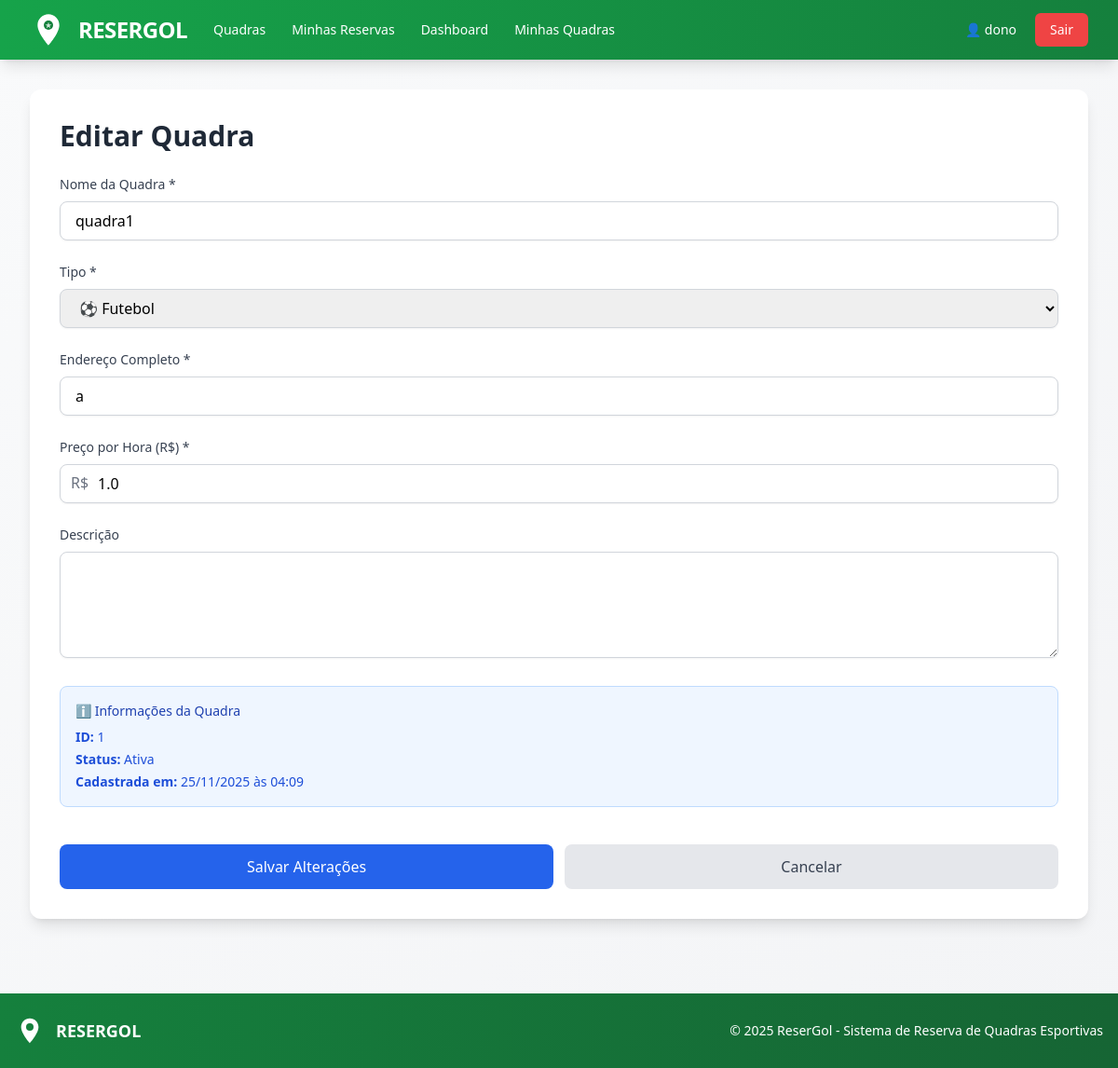
The page /editar-quadra/1 (signed in) on the database its author committed.
### models/usuario_model.py (models this page shows, shortened)
class Usuario(UserMixin, db.Model):
    id = db.Column(db.Integer, primary_key=True)
    nome = db.Column(db.String(100), nullable=False)
    email = db.Column(db.String(120), unique=True, nullable=False)
    senha_hash = db.Column(db.String(200), nullable=False)
    role = db.Column(db.String(20), default='usuario', nullable=False)  # 'usuario', 'dono_quadra', 'admin'
    tentativas_login = db.Column(db.Integer, default=0)
    bloqueado_ate = db.Column(db.DateTime, nullable=True)
    quadras = db.relationship('Quadra', backref='dono', lazy=True, cascade='all, delete-orphan')
    def is_admin(self):
        return self.role == 'admin'
    def is_dono_quadra(self):
        return self.role == 'dono_quadra' or self.role == 'admin'

### models/quadra_model.py (models this page shows, shortened)
class Quadra(db.Model):
    id = db.Column(db.Integer, primary_key=True)
    nome = db.Column(db.String(100), nullable=False)
    endereco = db.Column(db.String(200), nullable=False)
    tipo = db.Column(db.String(50), nullable=False)  # 'futebol', 'tenis', 'basquete', etc
    descricao = db.Column(db.Text)
    preco_hora = db.Column(db.Float, nullable=False)
    ativa = db.Column(db.Boolean, default=True)  # Se está disponível para reservas
    dono_id = db.Column(db.Integer, db.ForeignKey('usuario.id'), nullable=False)
    criado_em = db.Column(db.DateTime, default=db.func.current_timestamp())

### app.py (the view)
@app.route('/editar-quadra/<int:quadra_id>', methods=['GET', 'POST'])
@login_required
def editar_quadra(quadra_id):
    from controllers.quadra_controller import QuadraController
    return QuadraController.editar_quadra(quadra_id)

### app.py (called while the page is built)
@login_manager.user_loader
def load_user(user_id):
    return Usuario.query.get(int(user_id))

### controllers/quadra_controller.py (called while the page is built, shortened)
    @staticmethod
    @login_required
    def editar_quadra(quadra_id):
        quadra = Quadra.query.get_or_404(quadra_id)
        if quadra.dono_id != current_user.id and not current_user.is_admin():
            flash('Você não tem permissão para editar esta quadra!', 'danger')
            return redirect(url_for('minhas_quadras'))
        return render_template('quadras/editar.html', quadra=quadra)

### templates/quadras/editar.html (shortened to what this page needs)
{% extends "base.html" %}
{% block content %}
    <h2 class="text-3xl font-bold text-gray-800 mb-6">Editar Quadra</h2>
    <form method="POST" class="space-y-6">
        <div>
            <label for="nome" class="block text-sm font-medium text-gray-700 mb-2">Nome da Quadra *</label>
            <input type="text" id="nome" name="nome" value="{{ quadra.nome }}" required
                   class="w-full px-4 py-2 border border-gray-300 rounded-lg shadow-sm focus:outline-none focus:ring-2 focus:ring-blue-500 focus:border-blue-500">
        </div>
        <div>
            <label for="tipo" class="block text-sm font-medium text-gray-700 mb-2">Tipo *</label>
            <select id="tipo" name="tipo" required
                    class="w-full px-4 py-2 border border-gray-300 rounded-lg shadow-sm focus:outline-none focus:ring-2 focus:ring-blue-500 focus:border-blue-500">
                <option value="futebol" {% if quadra.tipo == 'futebol' %}selected{% endif %}>⚽ Futebol</option>
            </select>
        </div>
        <div>
            <label for="endereco" class="block text-sm font-medium text-gray-700 mb-2">Endereço Completo *</label>
            <input type="text" id="endereco" name="endereco" value="{{ quadra.endereco }}" required
                   class="w-full px-4 py-2 border border-gray-300 rounded-lg shadow-sm focus:outline-none focus:ring-2 focus:ring-blue-500 focus:border-blue-500">
        </div>
        <div>
            <label for="preco_hora" class="block text-sm font-medium text-gray-700 mb-2">Preço por Hora (R$) *</label>
            <div class="relative">
                <span class="absolute left-3 top-2 text-gray-500">R$</span>
                <input type="number" id="preco_hora" name="preco_hora" step="0.01" value="{{ quadra.preco_hora }}" required
                       class="w-full pl-10 pr-4 py-2 border border-gray-300 rounded-lg shadow-sm focus:outline-none focus:ring-2 focus:ring-blue-500 focus:border-blue-500">
            </div>
        </div>
        <div>
            <label for="descricao" class="block text-sm font-medium text-gray-700 mb-2">Descrição</label>
            <textarea id="descricao" name="descricao" rows="4"
                      class="w-full px-4 py-2 border border-gray-300 rounded-lg shadow-sm focus:outline-none focus:ring-2 focus:ring-blue-500 focus:border-blue-500 resize-vertical">{{ quadra.descricao }}</textarea>
        </div>
        <div class="bg-blue-50 border border-blue-200 rounded-lg p-4">
            <p class="text-sm font-medium text-blue-800 mb-2">ℹ️ Informações da Quadra</p>
            <ul class="text-sm text-blue-700 space-y-1">
                <li><strong>ID:</strong> {{ quadra.id }}</li>
                <li><strong>Status:</strong> {% if quadra.ativa %}Ativa{% else %}Inativa{% endif %}</li>
                <li><strong>Cadastrada em:</strong> {{ quadra.criado_em.strftime('%d/%m/%Y às %H:%M') if quadra.criado_em else 'Data não disponível' }}</li>
            </ul>
        </div>
        <div class="flex gap-3 pt-4">
            <button type="submit"
                    class="flex-1 bg-blue-600 hover:bg-blue-700 text-white font-medium py-3 px-6 rounded-lg transition duration-200">
                Salvar Alterações
            </button>
            <a href="{{ url_for('minhas_quadras') }}"
               class="flex-1 text-center bg-gray-200 hover:bg-gray-300 text-gray-700 font-medium py-3 px-6 rounded-lg transition duration-200">
                Cancelar
            </a>
        </div>
    </form>
{% endblock %}

### templates/base.html (shortened to what this page needs)
<!DOCTYPE HTML>
<html lang="pt-BR">
<head>
    <script src="https://cdn.tailwindcss.com"></script>
</head>
<body class="bg-gradient-to-br from-gray-50 to-gray-100 min-h-screen">
    <nav class="bg-gradient-to-r from-resergol-600 to-resergol-700 shadow-lg">
        <div class="max-w-7xl mx-auto px-4 sm:px-6 lg:px-8">
            <div class="flex items-center justify-between h-16">
                <div class="flex items-center space-x-4">
                    <a href="{{ url_for('index') }}" class="flex items-center space-x-3 hover:opacity-90 transition">
                        <span class="text-white font-bold text-2xl tracking-tight">RESERGOL</span>
                    </a>
                    {% if current_user.is_authenticated %}
                        <div class="hidden md:flex items-center space-x-1 ml-8">
                            <a href="{{ url_for('listar_quadras') }}" class="text-white hover:bg-resergol-500 px-3 py-2 rounded-md text-sm font-medium transition">
                                Quadras
                            </a>
                            <a href="{{ url_for('minhas_reservas') }}" class="text-white hover:bg-resergol-500 px-3 py-2 rounded-md text-sm font-medium transition">
                                Minhas Reservas
                            </a>
                            <a href="{{ url_for('dashboard') }}" class="text-white hover:bg-resergol-500 px-3 py-2 rounded-md text-sm font-medium transition">
                                Dashboard
                            </a>
                            {% if current_user.is_dono_quadra() %}
                                <a href="{{ url_for('minhas_quadras') }}" class="text-white hover:bg-resergol-500 px-3 py-2 rounded-md text-sm font-medium transition">
                                    Minhas Quadras
                                </a>
                            {% endif %}
                        </div>
                    {% endif %}
                </div>
                <div class="flex items-center space-x-2">
                    {% if current_user.is_authenticated %}
                        <a href="{{ url_for('perfil') }}" class="text-white hover:bg-resergol-500 px-3 py-2 rounded-md text-sm font-medium transition">
                            👤 {{ current_user.nome.split()[0] }}
                        </a>
                        <a href="{{ url_for('logout') }}" class="bg-red-500 hover:bg-red-600 text-white px-4 py-2 rounded-md text-sm font-medium transition">
                            Sair
                        </a>
                    {% endif %}
                </div>
            </div>
        </div>
    </nav>
    <div class="max-w-7xl mx-auto px-4 sm:px-6 lg:px-8 py-8">
        <div class="bg-white rounded-xl shadow-lg p-6 md:p-8">
            {% block content %}{% endblock %}
        </div>
    </div>
    <footer class="bg-gradient-to-r from-resergol-700 to-resergol-800 text-white mt-12">
        <div class="max-w-7xl mx-auto px-4 py-6">
            <div class="flex flex-col md:flex-row justify-between items-center">
                <div class="flex items-center space-x-3 mb-4 md:mb-0">
                    <svg class="h-8 w-8 text-white" viewBox="0 0 24 24" fill="currentColor">
                        <path d="M12 2C8.13 2 5 5.13 5 9c0 5.25 7 13 7 13s7-7.75 7-13c0-3.87-3.13-7-7-7zm0 9.5c-1.38 0-2.5-1.12-2.5-2.5s1.12-2.5 2.5-2.5 2.5 1.12 2.5 2.5-1.12 2.5-2.5 2.5z"/>
                        <circle cx="12" cy="9" r="3" fill="#15803d"/>
                    </svg>
                    <span class="font-bold text-lg">RESERGOL</span>
                </div>
                <p class="text-sm text-center">&copy; 2025 ReserGol - Sistema de Reserva de Quadras Esportivas</p>
            </div>
        </div>
    </footer>
</body>
</html>

### rows shown on the page
Usuario: nome "dono"
Quadra: nome "quadra1", tipo "⚽ Futebol", endereco "a", preco_hora "1.0", id "1", criado_em "25/11/2025 às 04:09"
